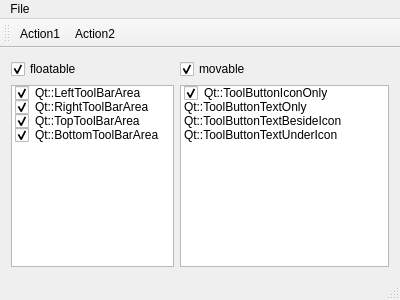
<?xml version="1.0" encoding="UTF-8"?>
<ui version="4.0">
 <class>ToolBarClass</class>
 <widget class="QMainWindow" name="ToolBarClass">
  <property name="geometry">
   <rect>
    <x>0</x>
    <y>0</y>
    <width>400</width>
    <height>300</height>
   </rect>
  </property>
  <property name="windowTitle">
   <string>ToolBarClass</string>
  </property>
  <widget class="QWidget" name="centralWidget">
   <layout class="QGridLayout" name="gridLayout">
    <item row="0" column="0">
     <widget class="QCheckBox" name="check_floatable">
      <property name="text">
       <string>floatable </string>
      </property>
      <property name="checked">
       <bool>true</bool>
      </property>
     </widget>
    </item>
    <item row="1" column="0" colspan="2">
     <widget class="QListWidget" name="listWidget_area">
      <item>
       <property name="text">
        <string>Qt::LeftToolBarArea</string>
       </property>
       <property name="checkState">
        <enum>Checked</enum>
       </property>
      </item>
      <item>
       <property name="text">
        <string>Qt::RightToolBarArea</string>
       </property>
       <property name="checkState">
        <enum>Checked</enum>
       </property>
      </item>
      <item>
       <property name="text">
        <string>Qt::TopToolBarArea</string>
       </property>
       <property name="checkState">
        <enum>Checked</enum>
       </property>
      </item>
      <item>
       <property name="text">
        <string>Qt::BottomToolBarArea</string>
       </property>
       <property name="checkState">
        <enum>Checked</enum>
       </property>
      </item>
     </widget>
    </item>
    <item row="1" column="2">
     <widget class="QListWidget" name="listWidget_button">
      <item>
       <property name="text">
        <string>Qt::ToolButtonIconOnly</string>
       </property>
       <property name="checkState">
        <enum>Checked</enum>
       </property>
      </item>
      <item>
       <property name="text">
        <string>Qt::ToolButtonTextOnly</string>
       </property>
       <property name="checkState">
        <enum>Unchecked</enum>
       </property>
      </item>
      <item>
       <property name="text">
        <string>Qt::ToolButtonTextBesideIcon</string>
       </property>
       <property name="checkState">
        <enum>Unchecked</enum>
       </property>
      </item>
      <item>
       <property name="text">
        <string>Qt::ToolButtonTextUnderIcon</string>
       </property>
       <property name="checkState">
        <enum>Unchecked</enum>
       </property>
      </item>
     </widget>
    </item>
    <item row="0" column="2">
     <widget class="QCheckBox" name="check_movable">
      <property name="text">
       <string>movable </string>
      </property>
      <property name="checked">
       <bool>true</bool>
      </property>
     </widget>
    </item>
   </layout>
  </widget>
  <widget class="QMenuBar" name="menuBar">
   <property name="geometry">
    <rect>
     <x>0</x>
     <y>0</y>
     <width>400</width>
     <height>23</height>
    </rect>
   </property>
   <widget class="QMenu" name="menuFile">
    <property name="title">
     <string>File</string>
    </property>
    <addaction name="actionAction1"/>
    <addaction name="actionAction2"/>
   </widget>
   <addaction name="menuFile"/>
  </widget>
  <widget class="QToolBar" name="mainToolBar">
   <property name="allowedAreas">
    <set>Qt::AllToolBarAreas</set>
   </property>
   <attribute name="toolBarArea">
    <enum>TopToolBarArea</enum>
   </attribute>
   <attribute name="toolBarBreak">
    <bool>false</bool>
   </attribute>
   <addaction name="actionAction1"/>
   <addaction name="actionAction2"/>
  </widget>
  <widget class="QStatusBar" name="statusBar"/>
  <action name="actionAction1">
   <property name="text">
    <string>Action1</string>
   </property>
  </action>
  <action name="actionAction2">
   <property name="text">
    <string>Action2</string>
   </property>
  </action>
 </widget>
 <layoutdefault spacing="6" margin="11"/>
 <resources/>
 <connections/>
</ui>
